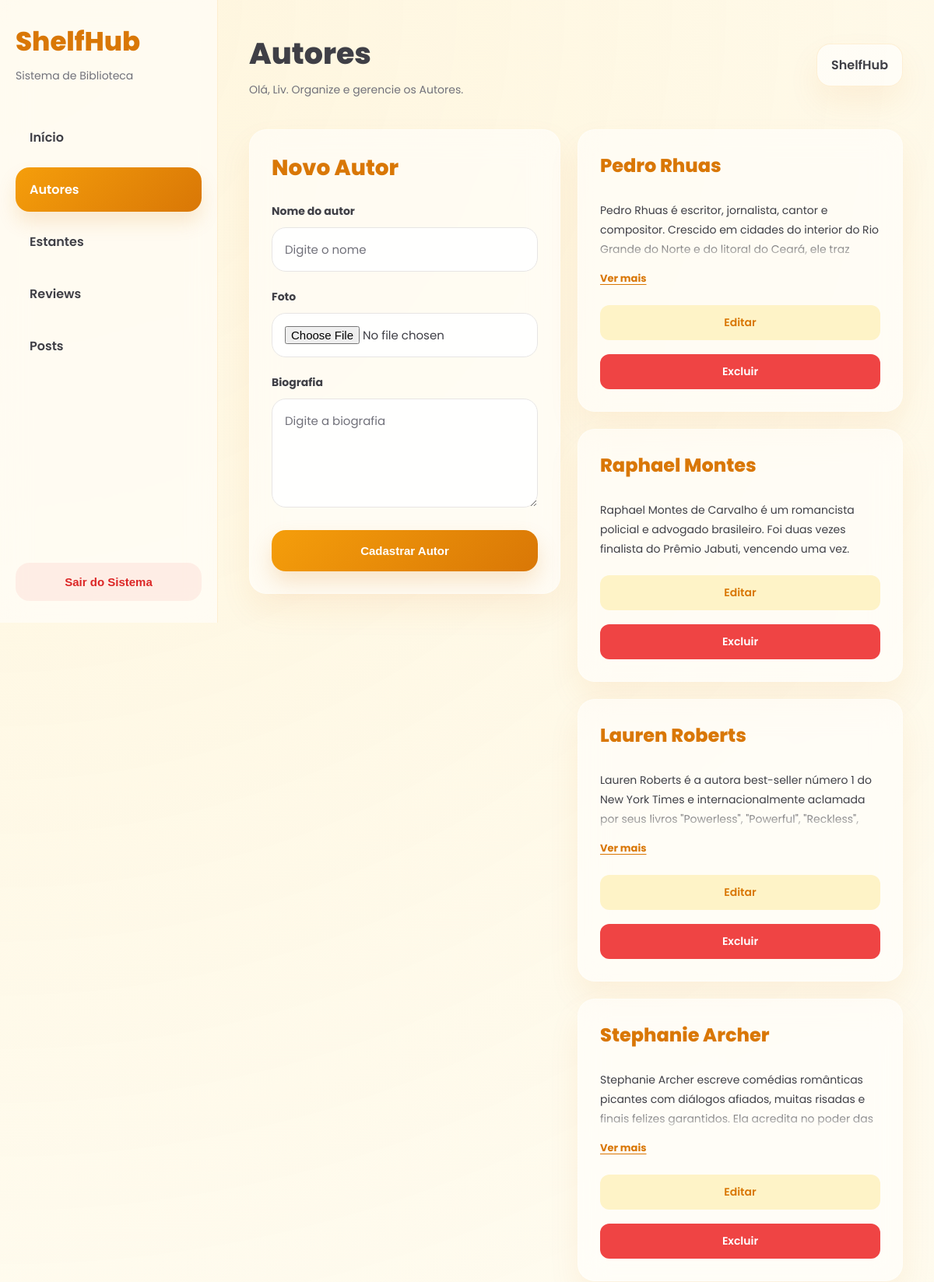
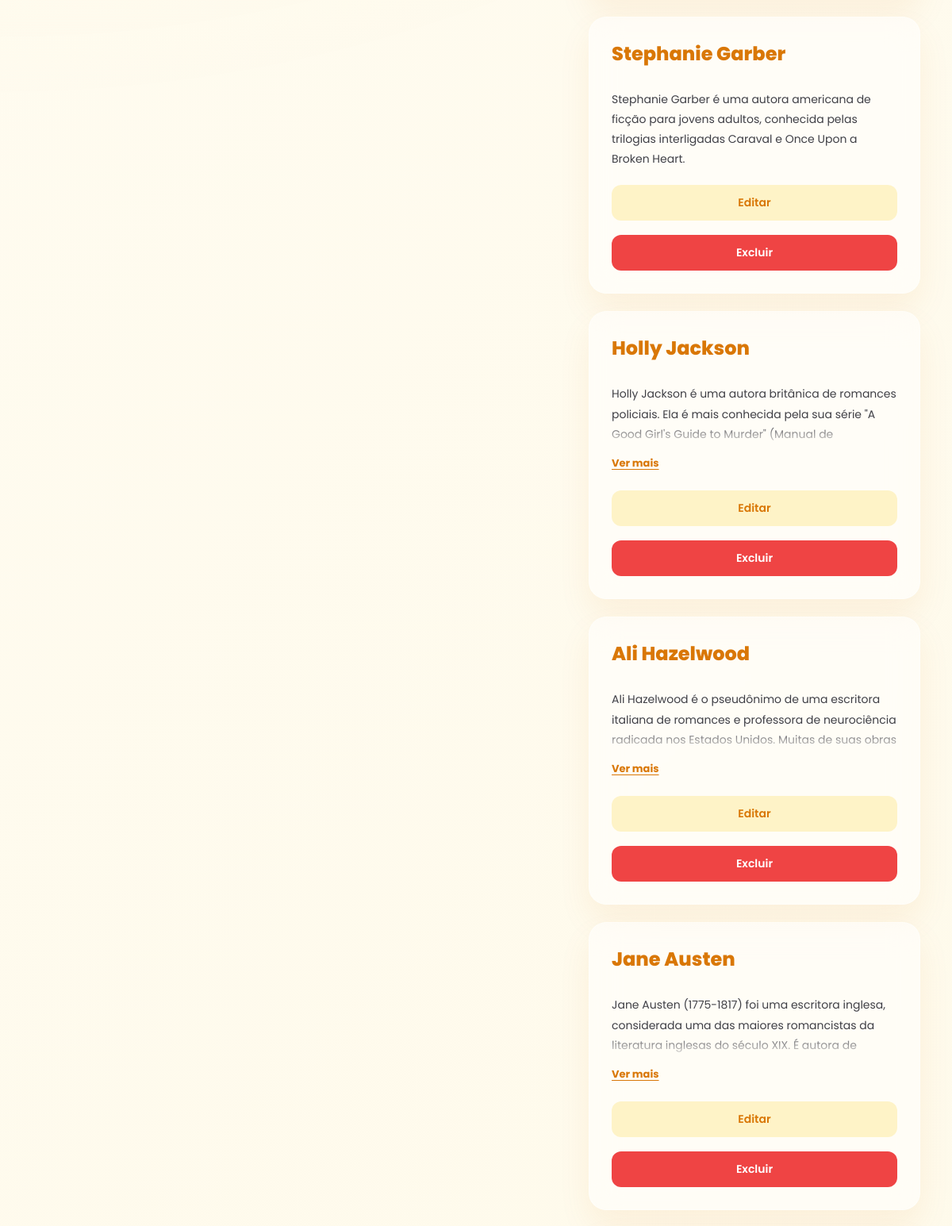
/pages/authors.php (signed in, upper part), run on the app's committed database (2 pictures, top to bottom).
### tables this page shows
CREATE TABLE `authors` (
  `id` int NOT NULL,
  `user_id` int NOT NULL,
  `name` varchar(255) NOT NULL,
  `bio` text NOT NULL,
  `photo` varchar(255) DEFAULT NULL,
  `created_at` timestamp NULL DEFAULT CURRENT_TIMESTAMP
);

### pages/authors.php (the view, shortened to what this page needs)
<?php
$pdo         = getConexao();
$usuarioId   = $_SESSION['usuario_id'];
$usuarioNome = $_SESSION['usuario_nome'] ?? 'Usuário';
$erro     = '';
$autorEditando = null;
$stmt = $pdo->prepare("
    SELECT * FROM authors
    WHERE user_id = :user_id
    ORDER BY id DESC
");
$stmt->execute([':user_id' => $usuarioId]);
$authors = $stmt->fetchAll();
?>
<!DOCTYPE html>
<html lang="pt-BR">
<head>
    <link rel="stylesheet" href="../css/authors.css">
</head>
<body>
    <div class="sidebar">
        <div class="sidebar-top">
            <div>
                <h1 class="logo">ShelfHub</h1>
                <p class="logo-subtitle">Sistema de Biblioteca</p>
            </div>
            <nav class="sidebar-menu">
                <a href="../dashboard.php" class="menu-item">Início</a>
                <a href="authors.php" class="menu-item active">Autores</a>
                <a href="shelves.php" class="menu-item">Estantes</a>
                <a href="reviews.php" class="menu-item">Reviews</a>
                <a href="posts.php" class="menu-item">Posts</a>
            </nav>
        </div>
        <form action="/logout.php" method="POST">
            <button type="submit" class="logout-btn">Sair do Sistema</button>
        </form>
    </div>
    <main class="page-wrapper">
        <div class="topbar">
            <div class="welcome">
                <h1>Autores</h1>
                <p>Olá, <?= htmlspecialchars($usuarioNome) ?>. Organize e gerencie os Autores.</p>
            </div>
            <div class="profile-badge">ShelfHub</div>
        </div>
        <div class="container">
            <div class="card">
                <?php if ($autorEditando): ?>
                    <h2 class="card-title">Editar Autor</h2>
                    <?php if ($erro): ?>
                        <div class="error"><?= htmlspecialchars($erro) ?></div>
                    <?php endif; ?>
                    <form method="POST" enctype="multipart/form-data">
                        <input type="hidden" name="action"   value="update">
                        <input type="hidden" name="autor_id" value="<?= $autorEditando['id'] ?>">
                        <div class="form-group">
                            <label>Nome do autor</label>
                            <input type="text" name="nome"
                                value="<?= htmlspecialchars($autorEditando['name']) ?>">
                        </div>
                        <?php if ($autorEditando['photo']): ?>
                            <div class="form-group">
                                <label>Foto atual</label>
                                <img src="uploads/authors/<?= htmlspecialchars($autorEditando['photo']) ?>"
                                    alt="Foto atual"
                                    style="display:block;max-width:120px;border-radius:8px;margin-top:6px;">
                            </div>
                        <?php endif; ?>
                        <div class="form-group">
                            <label>Nova foto (opcional)</label>
                            <input type="file" name="foto" accept="image/*">
                        </div>
                        <div class="form-group">
                            <label>Biografia</label>
                            <textarea name="bio"><?= htmlspecialchars($autorEditando['bio']) ?></textarea>
                        </div>
                        <button type="submit" class="submit-btn">Salvar Alterações</button>
                        <a href="authors.php" class="cancel-btn">Cancelar</a>
                    </form>
                <?php else: ?>
                    <h2 class="card-title">Novo Autor</h2>
                    <form method="POST" enctype="multipart/form-data">
                        <div class="form-group">
                            <label>Nome do autor</label>
                            <input type="text" name="nome" placeholder="Digite o nome">
                        </div>
                        <div class="form-group">
                            <label>Foto</label>
                            <input type="file" name="foto" accept="image/*">
                        </div>
                        <div class="form-group">
                            <label>Biografia</label>
                            <textarea name="bio" placeholder="Digite a biografia"></textarea>
                        </div>
                        <button type="submit" class="submit-btn">Cadastrar Autor</button>
                    </form>
                <?php endif; ?>
            </div>
            <div class="authors-grid">
                <?php if (count($authors) > 0): ?>
                    <?php foreach ($authors as $author): ?>
                        <div class="author-card">
                            <div class="author-name" onclick="toggleFoto(<?= $author['id'] ?>)">
                                <?= htmlspecialchars($author['name']) ?>
                            </div>
                            <div class="author-bio-wrapper" id="bio-wrapper-<?= $author['id'] ?>">
                                <div class="author-bio">
                                    <?= nl2br(htmlspecialchars($author['bio'])) ?>
                                </div>
                            </div>
                            <button
                                class="bio-toggle-btn"
                                id="bio-btn-<?= $author['id'] ?>"
                                onclick="toggleBio(<?= $author['id'] ?>)"
                                style="display:none">
                                Ver mais
                            </button>
                            <a href="?editar=<?= $author['id'] ?>" class="edit-author-btn">Editar</a>
                            <a
                                href="?deletar=<?= $author['id'] ?>"
                                class="delete-author-btn"
                                onclick="return confirm('Deseja realmente excluir este autor?')">
                                Excluir
                            </a>
                        </div>
                    <?php endforeach; ?>
                <?php else: ?>
                    <p class="empty">Nenhum autor cadastrado ainda.</p>
                <?php endif; ?>
            </div>
        </div>
    </main>
</body>
</html>

### data on the page
authors: name "Pedro Rhuas", bio "Pedro Rhuas é escritor, jornalista, cantor e compositor. Crescido em cidades do interior do Rio Grande do Norte e do litoral do Ceará, ele traz…"
authors: name "Raphael Montes", bio "Raphael Montes de Carvalho é um romancista policial e advogado brasileiro. Foi duas vezes finalista do Prêmio Jabuti, vencendo uma vez."
authors: name "Lauren Roberts", bio "Lauren Roberts é a autora best-seller número 1 do New York Times e internacionalmente aclamada por seus livros \"Powerless\", \"Powerful\", \"Reckless\",…"
authors: name "Stephanie Archer", bio "Stephanie Archer escreve comédias românticas picantes com diálogos afiados, muitas risadas e finais felizes garantidos. Ela acredita no poder das…"
authors: name "Stephanie Garber", bio "Stephanie Garber é uma autora americana de ficção para jovens adultos, conhecida pelas trilogias interligadas Caraval e Once Upon a Broken Heart."
authors: name "Holly Jackson", bio "Holly Jackson é uma autora britânica de romances policiais. Ela é mais conhecida pela sua série \"A Good Girl's Guide to Murder\" (Manual de…"
authors: name "Ali Hazelwood", bio "Ali Hazelwood é o pseudônimo de uma escritora italiana de romances e professora de neurociência radicada nos Estados Unidos. Muitas de suas obras…"
authors: name "Jane Austen", bio "Jane Austen (1775-1817) foi uma escritora inglesa, considerada uma das maiores romancistas da literatura inglesas do século XIX. É autora de…"

### other printed values
$usuarioNome "Liv"
